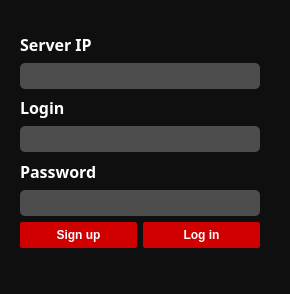
<?xml version="1.0" encoding="UTF-8"?>
<ui version="4.0">
 <class>QtInterfaceClass</class>
 <widget class="QMainWindow" name="QtInterfaceClass">
  <property name="geometry">
   <rect>
    <x>0</x>
    <y>0</y>
    <width>290</width>
    <height>294</height>
   </rect>
  </property>
  <property name="windowTitle">
   <string>QtInterface</string>
  </property>
  <property name="styleSheet">
   <string notr="true"/>
  </property>
  <widget class="QWidget" name="centralWidget">
   <property name="styleSheet">
    <string notr="true"/>
   </property>
   <widget class="QWidget" name="widget" native="true">
    <property name="geometry">
     <rect>
      <x>0</x>
      <y>0</y>
      <width>411</width>
      <height>321</height>
     </rect>
    </property>
    <property name="styleSheet">
     <string notr="true">/*-----QWidget-----*/
QWidget
{
	background-color: #0f0f0f;
	color: #fff;
	border-color: #000000;

}


/*-----QLabel-----*/
QLabel
{
	background-color: transparent;
	color: #fff;
	font-weight: bold;
	border-color: #000000;

}


/*-----QPushButton-----*/
QPushButton
{
	background-color: #d10000;
	color: #fff;
	font-weight: bold;
	border: 1px solid #d10000;  
	border-radius: 2px;
	padding: 5px;

}


QPushButton::hover
{
	background-color: #ad0000;
	color: #fff;

}


QPushButton::pressed
{
	background-color: #e00000;
	color: #fff;

}


/*-----QToolButton-----*/
QToolButton
{
	background-color: transparent;
	color: #000000;
	border-style: solid;
	border-color: #000000;

}


QToolButton::hover
{
	background-color: #d10000;
	color: #000000;
	border-radius: 15px;
	border-color: #d10000;

}


QToolButton::pressed
{
	background-color: #d10000;
	color: #000000;
	border-style: solid;
	border-width: 0px;

}


/*-----QLineEdit-----*/
QLineEdit{
	background-color: #4d4d4d;
	color: #fff;
	font-weight: bold;
	border-style: solid;
	border-radius: 5px;
	padding: 5px;

}


/*-----QCheckBox-----*/
QCheckBox
{
	background-color: transparent;
	color: #b9b9bb;
	font-weight: bold;

}


QCheckBox::indicator
{
    color: #b1b1b1;
    background-color: #00111d;
    border: 1px solid #d10000;
    width: 12px;
    height: 12px;

}


QCheckBox::indicator:checked
{
    image:url(&quot;./ressources/check.png&quot;); /*To replace*/
	background-color: #d10000;
    border: 1px solid #d10000;

}


QCheckBox::indicator:unchecked:hover
{
    border: 1px solid #ff0000;

}


QCheckBox::disabled
{
	color: #656565;

}


QCheckBox::indicator:disabled
{
	background-color: #656565;
	color: #656565;
    border: 1px solid #656565;

}
</string>
    </property>
    <widget class="QWidget" name="layoutWidget">
     <property name="geometry">
      <rect>
       <x>20</x>
       <y>20</y>
       <width>251</width>
       <height>239</height>
      </rect>
     </property>
     <layout class="QGridLayout" name="gridLayout">
      <property name="sizeConstraint">
       <enum>QLayout::SetDefaultConstraint</enum>
      </property>
      <property name="leftMargin">
       <number>0</number>
      </property>
      <item row="6" column="1">
       <widget class="QPushButton" name="btn_log_in">
        <property name="styleSheet">
         <string notr="true"/>
        </property>
        <property name="text">
         <string>Log in</string>
        </property>
       </widget>
      </item>
      <item row="4" column="0">
       <widget class="QLabel" name="label_2">
        <property name="font">
         <font>
          <family>XO Oriel</family>
          <pointsize>12</pointsize>
          <bold>true</bold>
         </font>
        </property>
        <property name="text">
         <string>Password</string>
        </property>
       </widget>
      </item>
      <item row="5" column="0" colspan="2">
       <widget class="QLineEdit" name="le_password">
        <property name="toolTip">
         <string/>
        </property>
        <property name="inputMask">
         <string/>
        </property>
        <property name="maxLength">
         <number>32767</number>
        </property>
        <property name="placeholderText">
         <string/>
        </property>
       </widget>
      </item>
      <item row="6" column="0">
       <widget class="QPushButton" name="btn_sign_up">
        <property name="text">
         <string>Sign up</string>
        </property>
       </widget>
      </item>
      <item row="0" column="0">
       <widget class="QLabel" name="label_3">
        <property name="font">
         <font>
          <family>XO Oriel</family>
          <pointsize>12</pointsize>
          <bold>true</bold>
         </font>
        </property>
        <property name="text">
         <string>Server IP</string>
        </property>
       </widget>
      </item>
      <item row="1" column="0" colspan="2">
       <widget class="QLineEdit" name="le_server_ip"/>
      </item>
      <item row="3" column="0" colspan="2">
       <widget class="QLineEdit" name="le_login"/>
      </item>
      <item row="2" column="0">
       <widget class="QLabel" name="label">
        <property name="font">
         <font>
          <family>XO Oriel</family>
          <pointsize>12</pointsize>
          <bold>true</bold>
         </font>
        </property>
        <property name="text">
         <string>Login</string>
        </property>
       </widget>
      </item>
     </layout>
    </widget>
   </widget>
  </widget>
 </widget>
 <layoutdefault spacing="6" margin="11"/>
 <resources>
  <include location="QtInterface.qrc"/>
 </resources>
 <connections>
  <connection>
   <sender>btn_sign_up</sender>
   <signal>clicked()</signal>
   <receiver>QtInterfaceClass</receiver>
   <slot>sign_up()</slot>
   <hints>
    <hint type="sourcelabel">
     <x>68</x>
     <y>194</y>
    </hint>
    <hint type="destinationlabel">
     <x>68</x>
     <y>207</y>
    </hint>
   </hints>
  </connection>
  <connection>
   <sender>btn_log_in</sender>
   <signal>clicked()</signal>
   <receiver>QtInterfaceClass</receiver>
   <slot>log_in()</slot>
   <hints>
    <hint type="sourcelabel">
     <x>150</x>
     <y>191</y>
    </hint>
    <hint type="destinationlabel">
     <x>148</x>
     <y>206</y>
    </hint>
   </hints>
  </connection>
 </connections>
 <slots>
  <slot>sign_up()</slot>
  <slot>log_in()</slot>
  <slot>readyRead()</slot>
 </slots>
</ui>
